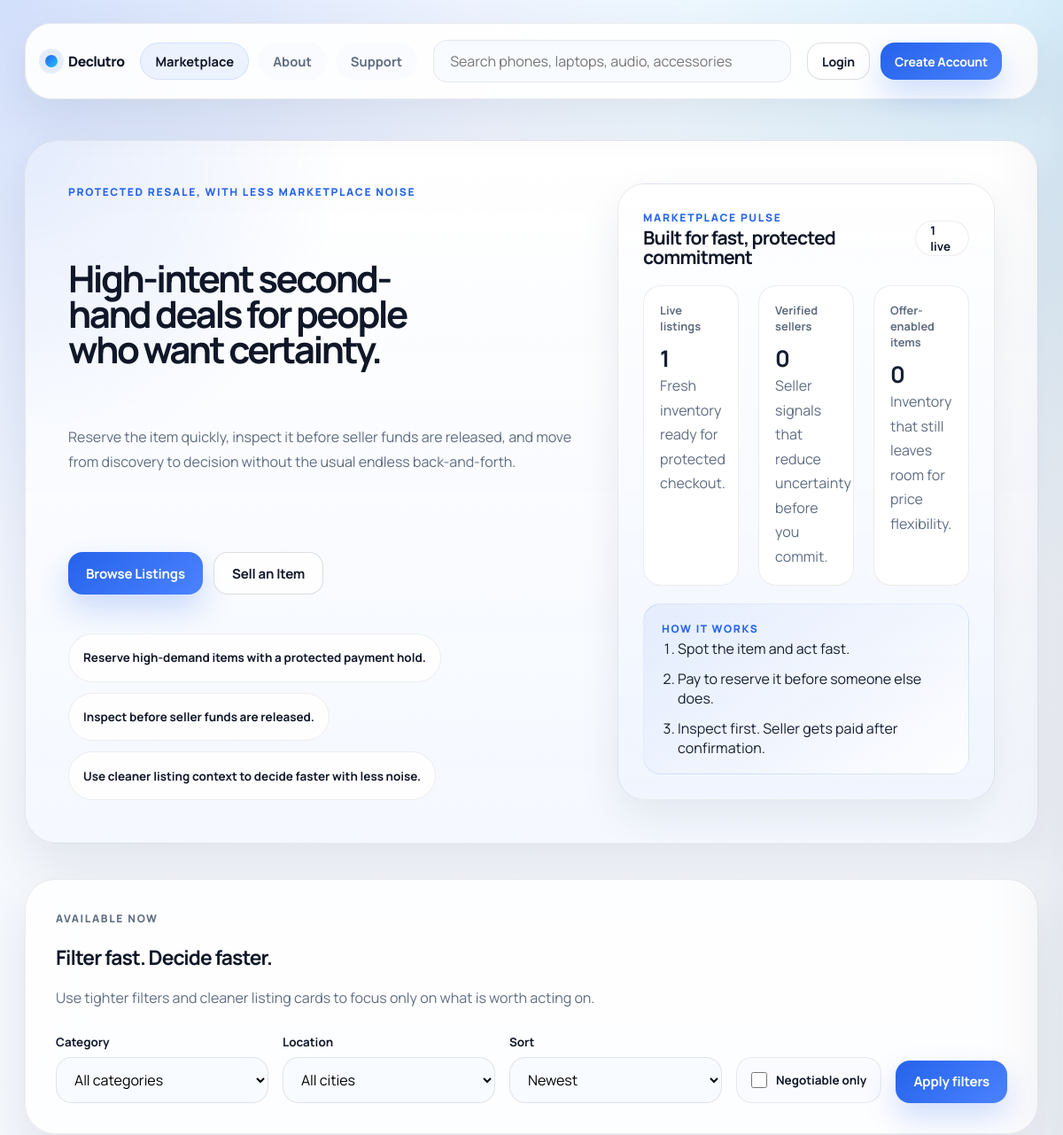
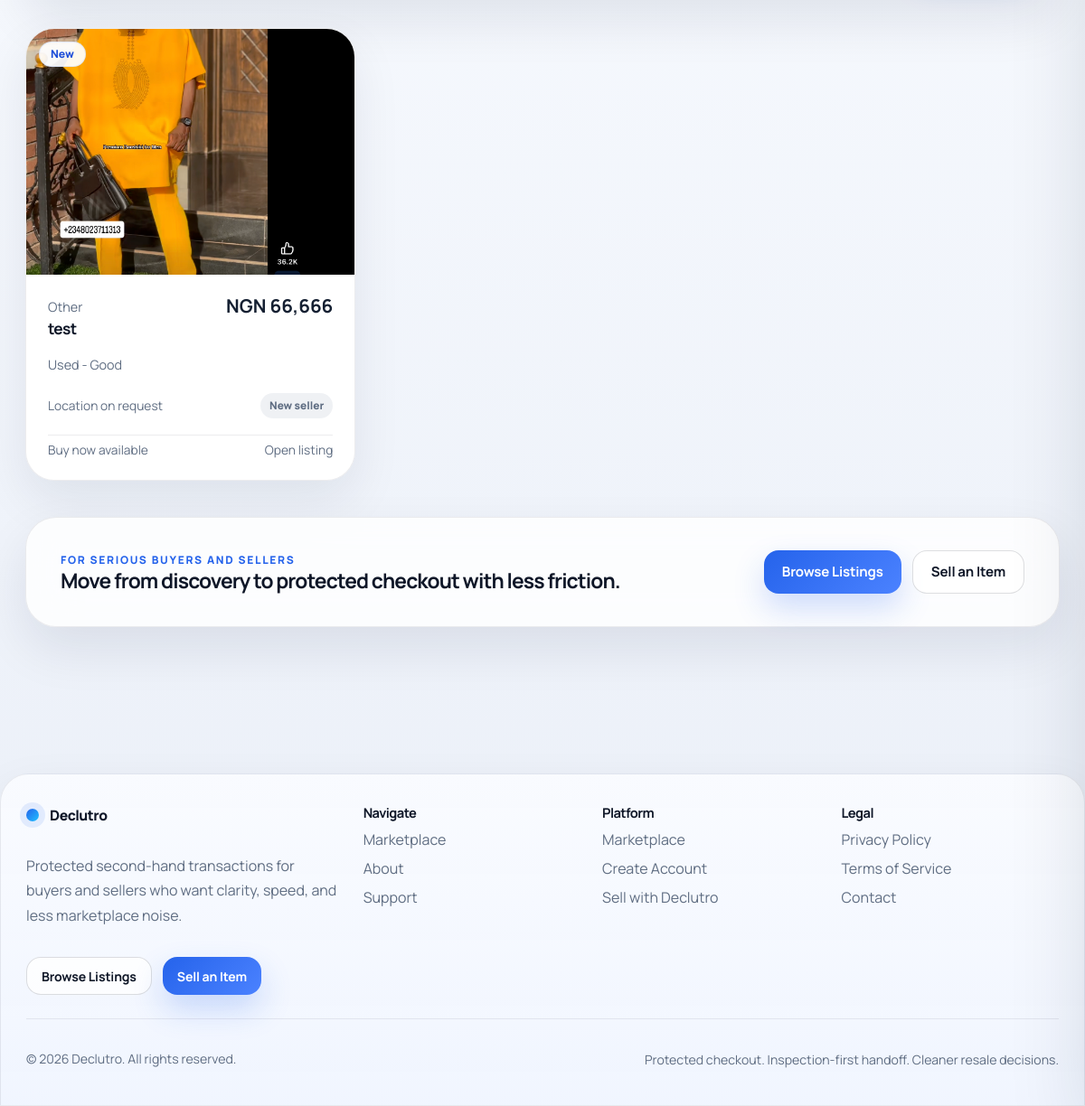
The page / on the database its author committed (2 pictures, top to bottom).
### accounts/models.py (models this page shows, shortened)
class Listing(models.Model):
    class Category(models.TextChoices):
        PHONES = "phones", "Phones"
        LAPTOPS = "laptops", "Laptops"
        ACCESSORIES = "accessories", "Accessories"
        TABLETS = "tablets", "Tablets"
        AUDIO = "audio", "Audio"
        GAMING = "gaming", "Gaming"
        HOME_OFFICE = "home_office", "Home Office"
        OTHER = "other", "Other"
    class Condition(models.TextChoices):
        NEW = "new", "New"
        LIKE_NEW = "like_new", "Like New"
        USED_GOOD = "used_good", "Used - Good"
        USED_FAIR = "used_fair", "Used - Fair"
    class Status(models.TextChoices):
        ACTIVE = "active", "Active"
        LOCKED = "locked", "Locked"
        SOLD = "sold", "Sold"
        INACTIVE = "inactive", "Inactive"
        DRAFT = "draft", "Draft"
    seller = models.ForeignKey(
        settings.AUTH_USER_MODEL,
        on_delete=models.CASCADE,
        related_name="listings",
    )
    title = models.CharField(max_length=180)
    description = models.TextField(blank=True)
    category = models.CharField(max_length=32, choices=Category.choices, default=Category.OTHER)
    condition = models.CharField(max_length=32, choices=Condition.choices, default=Condition.USED_GOOD)
    location = models.CharField(max_length=120, blank=True)
    price = models.DecimalField(max_digits=12, decimal_places=2)
    primary_image = models.FileField(upload_to=listing_primary_image_upload_to, blank=True)
    image_url = models.CharField(max_length=500, blank=True)
    gallery_image_urls = models.TextField(blank=True)
    defects = models.TextField(blank=True)
    is_negotiable = models.BooleanField(default=False)
    is_hot = models.BooleanField(default=False)
    status = models.CharField(max_length=16, choices=Status.choices, default=Status.ACTIVE)
    created_at = models.DateTimeField(default=timezone.now)
    updated_at = models.DateTimeField(auto_now=True)
    class Meta:
        ordering = ["-updated_at", "-created_at"]
    @property
    def image_gallery(self):
        urls = []
        if self.primary_image:
            urls.append(self.primary_image.url)
        elif self.image_url:
            urls.append(self.image_url.strip())
        if self.pk:
            for asset in self.media_assets.filter(asset_type=ListingMedia.AssetType.IMAGE).order_by("position", "pk"):
                asset_url = asset.file.url if asset.file else ""
                if asset_url and asset_url not in urls:
                    urls.append(asset_url)
        for value in self.gallery_image_urls.splitlines():
            normalized = value.strip()
            if normalized and normalized not in urls:
                urls.append(normalized)
        return urls
    @property
    def primary_image_url(self):
        gallery = self.image_gallery
        return gallery[0] if gallery else ""
    @property
    def is_new_arrival(self):
        return self.created_at >= timezone.now() - timedelta(days=5)

### accounts/views.py (the view)
# urls.py: path("", views.home_view, name="home"),
def home_view(request):
    expire_stale_records()
    listings = Listing.objects.filter(status=Listing.Status.ACTIVE).select_related("seller")
    q = request.GET.get("q", "").strip()
    category = request.GET.get("category", "").strip()
    location = request.GET.get("location", "").strip()
    sort = request.GET.get("sort", "newest").strip()
    negotiable_only = request.GET.get("negotiable") in {"1", "true", "on"}
    if q:
        listings = listings.filter(
            Q(title__icontains=q) | Q(description__icontains=q) | Q(location__icontains=q)
        )
    if category in Listing.Category.values:
        listings = listings.filter(category=category)
    else:
        category = ""
    if location:
        listings = listings.filter(location__iexact=location)
    if negotiable_only:
        listings = listings.filter(is_negotiable=True)
    sort_config = PUBLIC_SORT_OPTIONS.get(sort, PUBLIC_SORT_OPTIONS["newest"])
    if sort not in PUBLIC_SORT_OPTIONS:
        sort = "newest"
    listings = listings.order_by(*sort_config["ordering"])
    active_listings = Listing.objects.filter(status=Listing.Status.ACTIVE)
    distinct_sellers = (
        active_listings.filter(Q(seller__is_identity_verified=True) | Q(seller__is_email_verified=True))
        .values("seller_id")
        .distinct()
        .count()
    )
    active_listing_count = active_listings.count()
    negotiable_listing_count = active_listings.filter(is_negotiable=True).count()
    return render(
        request,
        "home.html",
        {
            "page_title": "Secure second-hand deals",
            "listings": [_serialize_public_listing(listing) for listing in listings],
            "categories": [{"value": value, "label": label} for value, label in Listing.Category.choices],
            "locations": list(
                active_listings.exclude(location="")
                .order_by("location")
                .values_list("location", flat=True)
                .distinct()
            ),
            "sort_options": [
                {"value": value, "label": config["label"]}
                for value, config in PUBLIC_SORT_OPTIONS.items()
            ],
            "selected_filters": {
                "q": q,
                "category": category,
                "location": location,
                "sort": sort,
                "negotiable": negotiable_only,
            },
            "listing_count": active_listing_count,
            "verified_seller_count": distinct_sellers,
            "market_stats": [
                {
                    "value": active_listing_count,
                    "label": "Live listings",
                    "caption": "Fresh inventory ready for protected checkout.",
                },
                {
                    "value": distinct_sellers,
                    "label": "Verified sellers",
                    "caption": "Seller signals that reduce uncertainty before you commit.",
                },
                {
                    "value": negotiable_listing_count,
                    "label": "Offer-enabled items",
                    "caption": "Inventory that still leaves room for price flexibility.",
                },
            ],
            "market_promises": [
                "Reserve high-demand items with a protected payment hold.",
                "Inspect before seller funds are released.",
                "Use cleaner listing context to decide faster with less noise.",
            ],
            **_public_shell_context("home", public_search_value=q, show_public_search=True),
        },
    )

### templates/home.html (shortened to what this page needs)
{% extends "base.html" %}
{% load static %}
{% block extra_css %}
    <link rel="stylesheet" href="{% static 'css/public.css' %}">
{% endblock %}
{% block body_class %}app-body public-body marketplace-body{% endblock %}
{% block body %}
    {% include "includes/public_header.html" %}
    <main class="public-shell">
        <div class="public-container">
            <section class="public-hero">
                <div class="public-hero-copy">
                    <p class="public-kicker">Protected resale, with less marketplace noise</p>
                    <h1>High-intent second-hand deals for people who want certainty.</h1>
                    <p class="public-hero-subcopy">
                        Reserve the item quickly, inspect it before seller funds are released, and move from
                        discovery to decision without the usual endless back-and-forth.
                    </p>
                    <div class="public-hero-actions">
                        <a href="#listings" class="btn btn-primary">Browse Listings</a>
                        <a href="{{ sell_href }}" class="btn btn-secondary">Sell an Item</a>
                    </div>
                    <div class="public-promise-row">
                        {% for promise in market_promises %}
                            <span>{{ promise }}</span>
                        {% endfor %}
                    </div>
                </div>
                <aside class="public-hero-panel">
                    <div class="public-panel-head">
                        <div>
                            <p class="public-kicker">Marketplace pulse</p>
                            <h2>Built for fast, protected commitment</h2>
                        </div>
                        <span class="public-chip">{{ listing_count }} live</span>
                    </div>
                    <div class="public-stat-grid">
                        {% for stat in market_stats %}
                            <article class="public-stat-card">
                                <span>{{ stat.label }}</span>
                                <strong>{{ stat.value }}</strong>
                                <p>{{ stat.caption }}</p>
                            </article>
                        {% endfor %}
                    </div>
                    <div class="public-spotlight-card">
                        <p class="public-spotlight-label">How it works</p>
                        <ol class="public-flow-list">
                            <li>Spot the item and act fast.</li>
                            <li>Pay to reserve it before someone else does.</li>
                            <li>Inspect first. Seller gets paid after confirmation.</li>
                        </ol>
                    </div>
                </aside>
            </section>
            <section class="public-catalog-panel" id="listings">
                <div class="public-catalog-head">
                    <div class="public-catalog-copy">
                        <p class="public-kicker">Available now</p>
                        <h2>Filter fast. Decide faster.</h2>
                        <p>Use tighter filters and cleaner listing cards to focus only on what is worth acting on.</p>
                    </div>
                </div>
                <form method="get" class="public-filter-bar">
                    <div class="public-filter-control">
                        <label for="category">Category</label>
                        <select id="category" name="category">
                            <option value="">All categories</option>
                        </select>
                    </div>
                    <div class="public-filter-control">
                        <label for="location">Location</label>
                        <select id="location" name="location">
                            <option value="">All cities</option>
                        </select>
                    </div>
                    <div class="public-filter-control">
                        <label for="sort">Sort</label>
                        <select id="sort" name="sort">
                            {% for option in sort_options %}
                                <option value="{{ option.value }}"{% if selected_filters.sort == option.value %} selected{% endif %}>{{ option.label }}</option>
                            {% endfor %}
                        </select>
                    </div>
                    <label class="public-filter-toggle" for="negotiable">
                        <input id="negotiable" type="checkbox" name="negotiable" value="1"{% if selected_filters.negotiable %} checked{% endif %}>
                        <span>Negotiable only</span>
                    </label>
                    <button type="submit" class="btn btn-primary public-filter-submit">Apply filters</button>
                </form>
            </section>
            {% if listings %}
                <section class="public-listing-grid" aria-label="Available listings">
                    {% for listing in listings %}
                        <a href="{{ listing.detail_url }}" class="public-listing-card">
                            <div class="public-listing-media">
                                <img src="{{ listing.image_url }}" alt="{{ listing.title }}" loading="lazy">
                                {% if listing.badges %}
                                    <div class="public-listing-badges">
                                        {% for badge in listing.badges %}
                                            <span class="public-listing-badge">{{ badge }}</span>
                                        {% endfor %}
                                    </div>
                                {% endif %}
                            </div>
                            <div class="public-listing-body">
                                <div class="public-listing-head">
                                    <div>
                                        <p class="public-listing-category">{{ listing.category_label }}</p>
                                        <h3>{{ listing.title }}</h3>
                                    </div>
                                    <strong class="public-listing-price">{{ listing.price_display }}</strong>
                                </div>
                                <p class="public-listing-condition">{{ listing.condition_label }}</p>
                                <div class="public-listing-meta">
                                    <span>{{ listing.location }}</span>
                                    <span class="public-listing-trust public-listing-trust-{{ listing.seller_trust_tone }}">{{ listing.seller_signal }}</span>
                                </div>
                                <div class="public-listing-footer">
                                    <span>{{ listing.action_label }}</span>
                                    <span>Open listing</span>
                                </div>
                            </div>
                        </a>
                    {% endfor %}
                </section>
            {% endif %}
            <section class="public-cta-band">
                <div>
                    <p class="public-kicker">For serious buyers and sellers</p>
                    <h2>Move from discovery to protected checkout with less friction.</h2>
                </div>
                <div class="public-cta-band-actions">
                    <a href="#listings" class="btn btn-primary">Browse Listings</a>
                    <a href="{{ sell_href }}" class="btn btn-secondary">Sell an Item</a>
                </div>
            </section>
        </div>
    </main>
    {% include "includes/public_footer.html" %}
{% endblock %}

### rows shown on the page
Listing: title (picture), badges "New", category_label "Other", title "test", price_display "NGN 66,666", condition_label "Used - Good", location "Location on request", seller_signal "New seller", action_label "Buy now available"

### other values the page prints
{{ item.label }} "Marketplace" "About" "Support"
{{ promise }} "Reserve high-demand items with a protected payment hold." "Inspect before seller funds are released." "Use cleaner listing context to decide faster with less noise."
{{ listing_count }} "1"
{{ stat.label }} "Live listings" "Verified sellers" "Offer-enabled items"
{{ stat.value }} "1" "0" "0"
{{ stat.caption }} "Fresh inventory ready for protected checkout." "Seller signals that reduce uncertainty before you commit." "Inventory that still leaves room for price flexibility."
form field sort "Newest"
